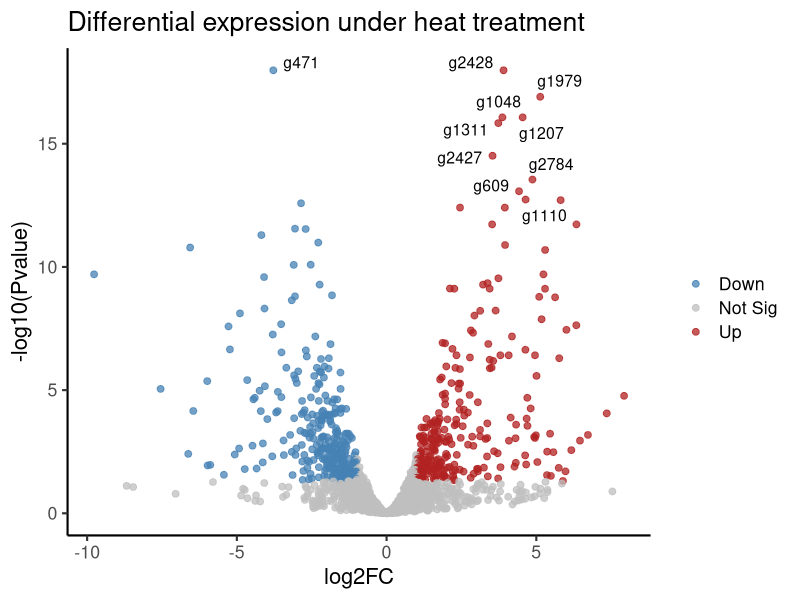
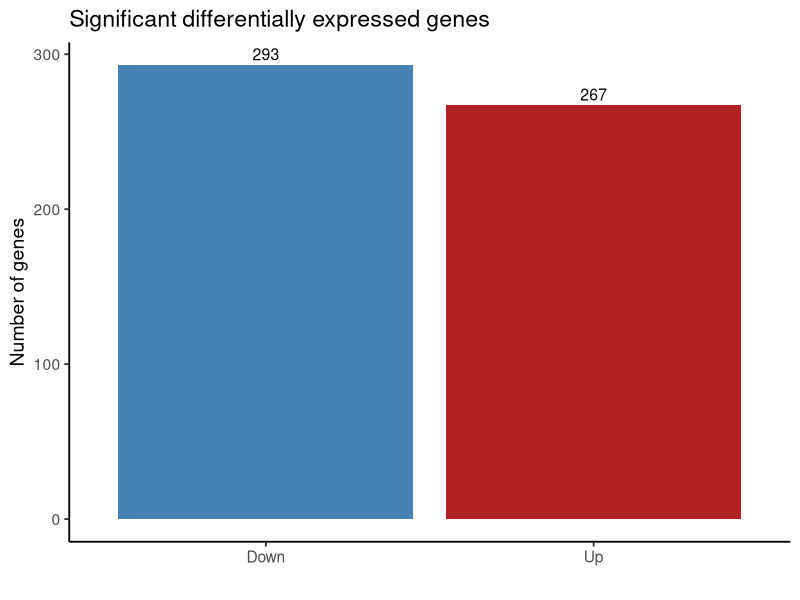

Write the R code that produced these figures, in order.
library(ggplot2)
library(dplyr)
library(readr)
library(stringr)
library(ggrepel)

outdir <- "figures/presentation_results/expression"
dir.create(outdir, recursive = TRUE, showWarnings = FALSE)

res <- read_csv("analyses/07_deseq2/deseq2_results_chr3.csv", show_col_types = FALSE)

gene_col <- names(res)[names(res) %in% c("gene", "Geneid", "gene_id", "id", "X1", "...1")][1]

if (is.na(gene_col)) {
  res <- res %>% mutate(gene_label = paste0("gene_", row_number()))
} else {
  res <- res %>% mutate(gene_label = .data[[gene_col]])
}

res_plot <- res %>%
  filter(!is.na(padj), !is.na(log2FoldChange)) %>%
  mutate(
    neg_log10_padj = -log10(padj),
    status = case_when(
      padj < 0.05 & log2FoldChange > 1 ~ "Up",
      padj < 0.05 & log2FoldChange < -1 ~ "Down",
      TRUE ~ "Not Sig"
    )
  )

top_labels <- res_plot %>%
  filter(status != "Not Sig") %>%
  arrange(padj) %>%
  slice_head(n = 10)

p1 <- ggplot(res_plot, aes(log2FoldChange, neg_log10_padj)) +
  geom_point(aes(colour = status), alpha = 0.75, size = 2) +
  geom_text_repel(
    data = top_labels,
    aes(label = gene_label),
    colour = "black",
    size = 4,
    max.overlaps = 20,
    box.padding = 0.4,
    point.padding = 0.3,
    segment.size = 0.3
  ) +
  scale_colour_manual(
    values = c(
      "Down" = "steelblue",
      "Not Sig" = "grey75",
      "Up" = "firebrick"
    ),
    breaks = c("Down", "Not Sig", "Up")
  ) +
  theme_classic(base_size = 16) +
  labs(
    title = "Differential expression under heat treatment",
    x = "log2FC",
    y = "-log10(Pvalue)",
    colour = ""
  )

ggsave(file.path(outdir, "volcano_heat_response.png"), p1, width = 8, height = 6, dpi = 300)

sig_summary <- res_plot %>%
  filter(status != "Not Sig") %>%
  count(status)

p2 <- ggplot(sig_summary, aes(status, n, fill = status)) +
  geom_col(show.legend = FALSE) +
  geom_text(aes(label = n), vjust = -0.4, size = 4) +
  scale_fill_manual(values = c("Down" = "steelblue", "Up" = "firebrick")) +
  theme_classic(base_size = 14) +
  labs(
    title = "Significant differentially expressed genes",
    x = "",
    y = "Number of genes"
  )

ggsave(file.path(outdir, "significant_de_genes.png"), p2, width = 6, height = 5, dpi = 300)

message("Expression figures saved to: ", outdir)
